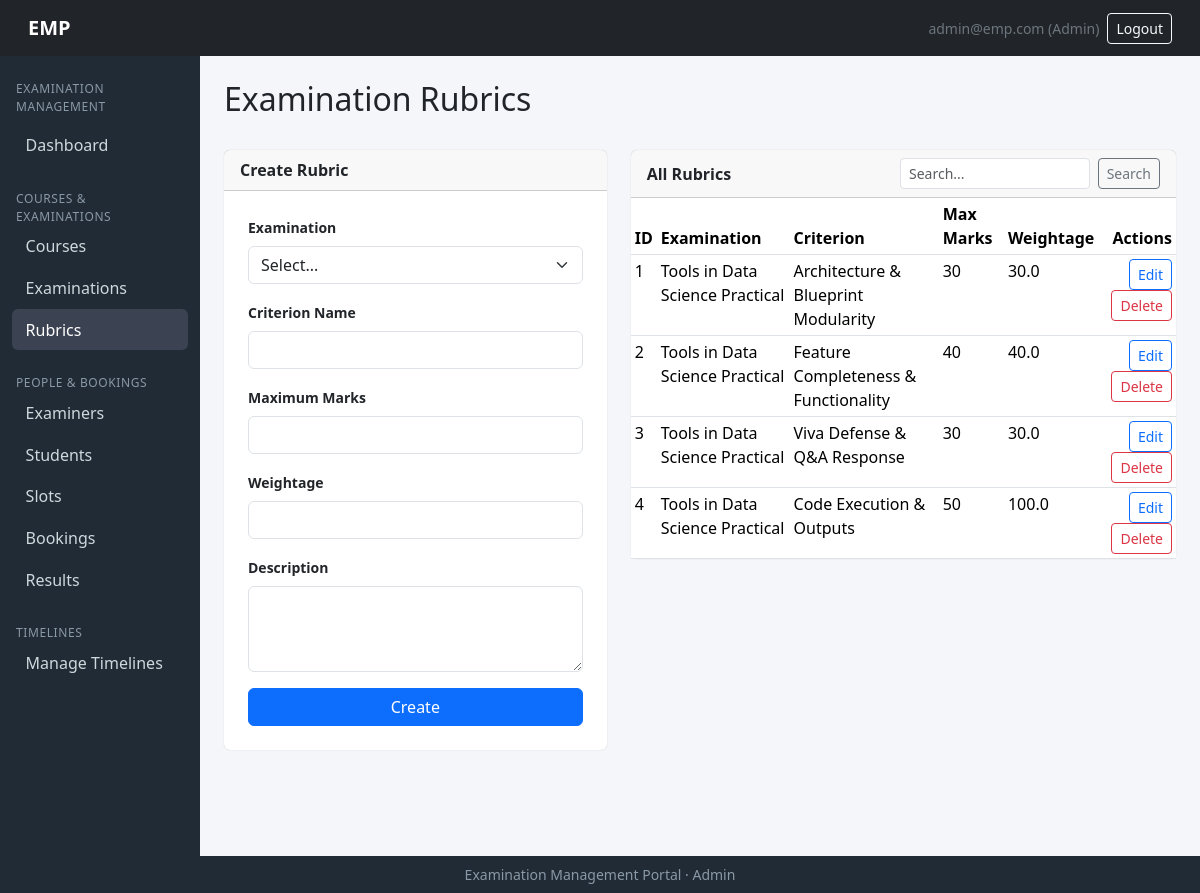
/admin/rubrics (signed in), run on the app's committed database.
### models/models.py (models this page shows, shortened)
class User(db.Model, UserMixin):
    __tablename__ = "users"
    id = db.Column(db.Integer, primary_key=True)
    email   = db.Column(db.String(120), unique=True, nullable=False, index=True)
    password_hash = db.Column(db.String(256), nullable=False)
    role = db.Column(db.String(20), nullable=False)   # admin | examiner | student
    is_active = db.Column(db.Boolean, default=True)
    created_at= db.Column(db.DateTime, default=datetime.utcnow)
    examiner=db.relationship("Examiner", backref="user", uselist=False)
    student  = db.relationship("Student", backref="user", uselist=False)
    admin  =db.relationship("Admin", backref="user", uselist=False)

class Examination(db.Model):
    __tablename__ = "examinations"
    id   = db.Column(db.Integer, primary_key=True)
    course_id = db.Column(db.Integer, db.ForeignKey("courses.id"), nullable=False)
    name     = db.Column(db.String(150), nullable=False)
    exam_type= db.Column(db.String(30), nullable=False)   # Viva|Practical|Project Demo|Assessment
    duration = db.Column(db.Integer, nullable=False)       # in minutes ig?
    max_marks = db.Column(db.Integer, nullable=False)
    slot_creation_start = db.Column(db.DateTime)
    slot_creation_end=db.Column(db.DateTime)
    slot_booking_start  = db.Column(db.DateTime)
    slot_booking_end  = db.Column(db.DateTime)
    status = db.Column(db.String(20), default="draft")  # draft|slot_creation|booking_open|closed|completed perhaps
    rubrics = db.relationship("Rubric", backref="exam")
    slots  = db.relationship("ExaminationSlot", backref="exam")

class Rubric(db.Model):
    __tablename__ = "rubrics"
    id  = db.Column(db.Integer, primary_key=True)
    exam_id= db.Column(db.Integer, db.ForeignKey("examinations.id"), nullable=False)
    criterion_name = db.Column(db.String(120), nullable=False)
    max_marks= db.Column(db.Integer, nullable=False)
    weightage   =db.Column(db.Float, nullable=False)             # percentage
    description    = db.Column(db.Text)
    scores  = db.relationship("EvaluationScore", backref="rubric")

### routes/admin_routes.py (the view, shortened to what this page needs)
@admin_bp.route('/rubrics', methods=['GET', 'POST'])
@login_required
def rubrics():
    if not admin_only():
        return redirect(url_for('auth.login'))
    exams_options = [{'value': ex.id, 'label': ex.name} for ex in Examination.query.all()]
    q = request.args.get('q', '').strip()
    items = Rubric.query.filter(Rubric.criterion_name.ilike(f'%{q}%')).all() if q else Rubric.query.all()
    return render_template('admin/rubrics.html',
                           rubrics=_rubric_view_data(items),
                           exams_options=exams_options,
                           edit=None,
                           q=q)

### app.py (called while the page is built)
@login_manager.user_loader
def load_user(user_id):
    return User.query.get(int(user_id))

### routes/admin_routes.py (called while the page is built)
def admin_only():
    if current_user.role != 'admin':
        flash('Access denied.', 'danger')
        return False
    return True

def _rubric_view_data(rubrics):
    return [{
        'id': r.id,
        'exam_name': r.exam.name if r.exam else 'N/A',
        'criterion_name': r.criterion_name,
        'max_marks': r.max_marks,
        'weightage': r.weightage
    } for r in rubrics]

### templates/admin/rubrics.html (shortened to what this page needs)
{% extends "admin/base_admin.html" %}
{% import "admin/_macros.html" as macros %}
{% block content %}
<div class="d-flex justify-content-between align-items-center mb-4">
    <h2>Examination Rubrics</h2>
</div>
<div class="row g-4">
    <div class="col-lg-5">
        <div class="card">
            <div class="card-header fw-semibold">{{ 'Edit Rubric' if edit else 'Create Rubric' }}</div>
            <div class="card-body p-4">
                <form method="POST" action="{{ url_for('admin.rubrics') }}">
                    {{ macros.select_row('Examination', 'exam_id', edit.exam_id, exams_options, true) }}
                    {{ macros.form_row('Criterion Name', 'criterion_name', edit.criterion_name, required=true) }}
                    {{ macros.form_row('Maximum Marks', 'max_marks', edit.max_marks, type='number', required=true) }}
                    {{ macros.form_row('Weightage', 'weightage', edit.weightage, type='number', step='0.01', required=true) }}
                    {{ macros.form_row('Description', 'description', edit.description, rows=3) }}
                    <button type="submit" class="btn btn-primary w-100">{{ 'Update' if edit else 'Create' }}</button>
                </form>
            </div>
        </div>
    </div>
    <div class="col-lg-7">
        <div class="card">
            <div class="card-header d-flex justify-content-between align-items-center">
                <span class="fw-semibold">All Rubrics</span>
                <form method="GET" action="{{ url_for('admin.rubrics') }}" class="d-flex gap-2" style="width:260px;">
                    <input type="text" name="q" class="form-control form-control-sm" placeholder="Search..." value="{{ q or '' }}">
                    <button type="submit" class="btn btn-sm btn-outline-secondary">Search</button>
                </form>
            </div>
            <div class="table-responsive">
                <table class="table table-sm table-hover mb-0">
                    <thead>
                        <tr>
                            <th>ID</th>
                            <th>Examination</th>
                            <th>Criterion</th>
                            <th>Max Marks</th>
                            <th>Weightage</th>
                            <th class="text-end">Actions</th>
                        </tr>
                    </thead>
                    <tbody>
                        {% for r in rubrics %}
                            <tr>
                                <td>{{ r.id }}</td>
                                <td>{{ r.exam_name }}</td>
                                <td>{{ r.criterion_name }}</td>
                                <td>{{ r.max_marks }}</td>
                                <td>{{ r.weightage }}</td>
                                <td class="text-end">
                                    <a class="btn btn-sm btn-outline-primary" href="{{ url_for('admin.rubric_edit', rubric_id=r.id) }}">Edit</a>
                                    <form method="POST" action="{{ url_for('admin.rubric_delete', rubric_id=r.id) }}" class="d-inline"
                                          onsubmit="return confirm('Delete this rubric?')">
                                          <button type="submit" class="btn btn-sm btn-outline-danger">Delete</button>
                                        </form>
                                </td>
                            </tr>
                        {% else %}
                            <tr><td colspan="6" class="text-center text-muted py-4">No rubrics found.</td></tr>
                            {% endfor %}
                    </tbody>
                </table>
            </div>
        </div>
    </div>
</div>
{% endblock %}

### templates/base.html (shortened to what this page needs)
<!DOCTYPE html>
<html lang="en">
<head>
    <link href="https://cdn.jsdelivr.net/npm/bootstrap@5.3.3/dist/css/bootstrap.min.css" rel="stylesheet">
</head>
<body class="d-flex flex-column min-vh-100">
<nav class="navbar navbar-dark bg-dark px-3">
    <div class="container-fluid">
        <a class="navbar-brand" href="{{ url_for('auth.home') }}">EMP</a>
        <div class="d-flex align-items-center gap-2">
            {% if current_user.is_authenticated %}
                <span class="text-secondary small d-none d-sm-inline">{{ current_user.email }} ({{ current_user.role|capitalize }})</span>
                <a class="btn btn-outline-light btn-sm" href="{{ url_for('auth.logout') }}">Logout</a>
            {% endif %}
        </div>
    </div>
</nav>
<div class="container-fluid flex-grow-1">
    <div class="row">
        {% block sidebar %}
        <nav class="col-md-2 col-lg-2 sidebar d-none d-md-block py-3">
            {% block nav_links %}{% endblock %}
        </nav>
        {% endblock %}
        <main class="col-md-10 col-lg-10 p-4">
            {% block content %}{% endblock %}
        </main>
    </div>
</div>
<footer class="footer text-center py-2 mt-auto small">
    Examination Management Portal &middot; {{ current_user.role|capitalize if current_user.is_authenticated else '' }}
</footer>
</body>
</html>

### templates/base.html (style rules this page uses)
body { background:#f4f6f9; }
.navbar-brand { font-weight:700; }
.sidebar { background:#212b36; color:#cfd8dc; min-height:100vh; }
.card { border:0; box-shadow:0 0 1px rgba(0,0,0,.25); }
.footer { background:#212b36; color:#8a99a6; }

### data on the page
User: email "admin@emp.com", role "Admin"
Examination: exam_name "Tools in Data Science Practical" "Tools in Data Science Practical" "Tools in Data Science Practical"
Rubric: criterion_name "Architecture & Blueprint Modularity", weightage "30.0"
Rubric: criterion_name "Feature Completeness & Functionality", weightage "40.0"
Rubric: criterion_name "Viva Defense & Q&A Response", weightage "30.0"
Examination: exam_name "Tools in Data Science Practical"
Rubric: criterion_name "Code Execution & Outputs", weightage "100.0"

### other printed values
{{ 'Edit Rubric' if edit else 'Create Rubric' }} "Create Rubric"
{{ label }} "Examination"
{{ label }} "Criterion Name Maximum Marks Weightage Description"
{{ 'Update' if edit else 'Create' }} "Create"
{{ r.id }} "1" "2" "3" "4"
{{ r.max_marks }} "30" "40" "30" "50"
